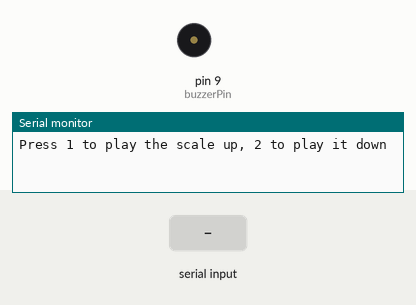
This sketch was run on a simulated Arduino Uno, built with avr-gcc and run on an emulated ATmega328P. Parts: buzzer (waves = sounding), the last lines printed to the serial monitor. The test bench sets the inputs (shaded band).

Above: at 1.2 s.
1.3 s: "1\n" received over Serial
At 1.9 s:
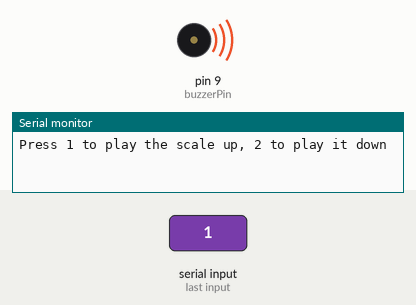
5.8 s: "2\n" received over Serial
At 10.8 s:
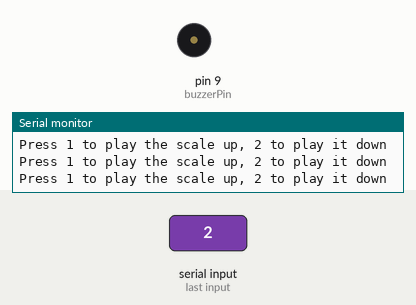
Timing chart, 0 to 12.3 s (numbered marks = the images above; inputs shaded):
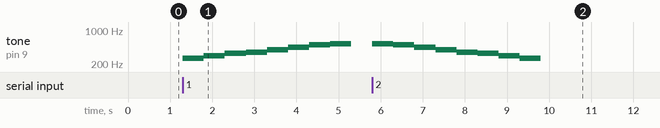

Measured:
- after the input at 1.3 s, tone on pin 9 (buzzerPin): plays 262 Hz for 0.50 s, 294 Hz for 0.50 s, 330 Hz for 0.50 s, 349 Hz for 0.50 s, 392 Hz for 0.50 s, 440 Hz for 0.50 s … (8 notes in this stretch), starting at once
- after the input at 5.8 s, tone on pin 9 (buzzerPin): plays 523 Hz for 0.50 s, 494 Hz for 0.50 s, 440 Hz for 0.50 s, 392 Hz for 0.50 s, 349 Hz for 0.50 s, 330 Hz for 0.50 s … (8 notes in this stretch), starting at once

The sketch:

buzzerTones.ino
```cpp
/* buzzerTones
 * modified 10/24/17 D. Brancazio
 * modified 01/15/21 A. Bettale
 * plays notes to a buzzer at pin 9
 * frequencies for 1 full musical scale: C D E F G A B C == 262, 294, 330, 349, 392, 440, 494, 523
*/

#define buzzerPin 9 //sets up speaker on Pin 6
int scaleChoice;

void setup()
{
  Serial.begin(9600); //initializes serial monitor
  pinMode(buzzerPin, OUTPUT); //sets buzzer as an output
}

void loop()
{
  Serial.println("Press 1 to play the scale up, 2 to play it down");
  while(Serial.available() == 0)   { }
  scaleChoice = Serial.parseInt(); //read in an integer from serial monitor
  if (scaleChoice == 1)
  {
    tone (buzzerPin, 262, 500); delay(500);
    tone (buzzerPin, 294, 500); delay(500);
    tone (buzzerPin, 330, 500); delay(500);
    tone (buzzerPin, 349, 500); delay(500);
    tone (buzzerPin, 392, 500); delay(500);
    tone (buzzerPin, 440, 500); delay(500);
    tone (buzzerPin, 494, 500); delay(500);
    tone (buzzerPin, 523, 500); delay(500);
  }
  else if (scaleChoice == 2)
  {
    tone (buzzerPin, 523, 500); delay(500);
    tone (buzzerPin, 494, 500); delay(500);
    tone (buzzerPin, 440, 500); delay(500);
    tone (buzzerPin, 392, 500); delay(500);
    tone (buzzerPin, 349, 500); delay(500);
    tone (buzzerPin, 330, 500); delay(500);
    tone (buzzerPin, 294, 500); delay(500);
    tone (buzzerPin, 262, 500); delay(500);
  }

   else
   Serial.println ("This is not a valid key");

}
```
